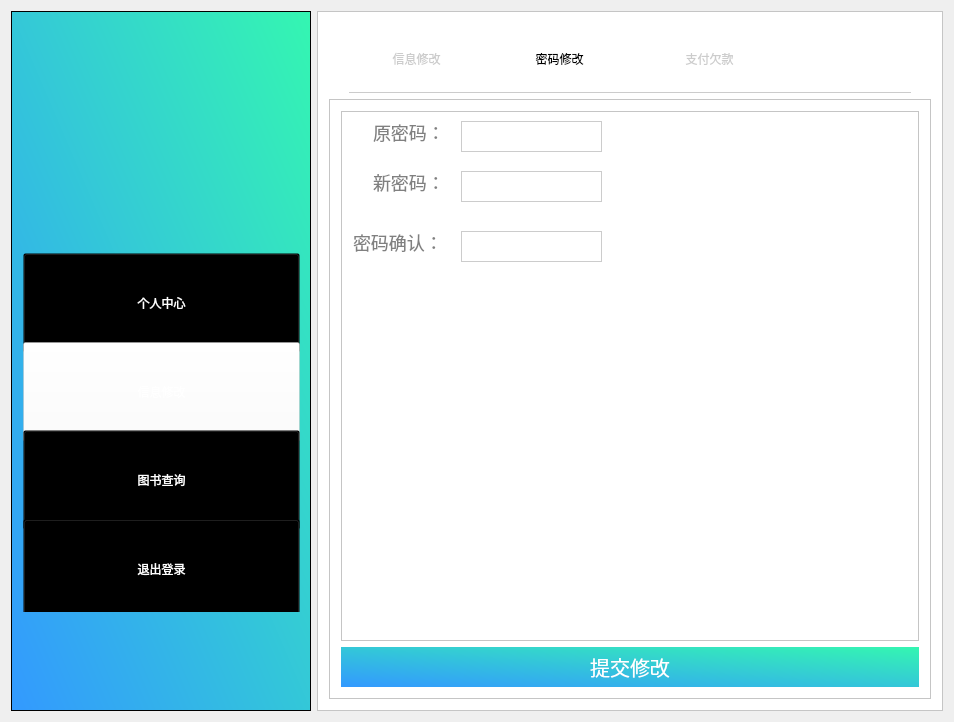
<?xml version="1.0" encoding="UTF-8"?>
<ui version="4.0">
 <class>student_updatePassword</class>
 <widget class="QWidget" name="student_updatePassword">
  <property name="geometry">
   <rect>
    <x>0</x>
    <y>0</y>
    <width>954</width>
    <height>722</height>
   </rect>
  </property>
  <property name="windowTitle">
   <string>student_updatePassword</string>
  </property>
  <layout class="QHBoxLayout" name="horizontalLayout">
   <item>
    <widget class="QFrame" name="frame">
     <property name="sizePolicy">
      <sizepolicy hsizetype="Fixed" vsizetype="Expanding">
       <horstretch>0</horstretch>
       <verstretch>0</verstretch>
      </sizepolicy>
     </property>
     <property name="minimumSize">
      <size>
       <width>300</width>
       <height>700</height>
      </size>
     </property>
     <property name="styleSheet">
      <string notr="true">
background-color: qlineargradient(spread:pad, x1:0, y1:1, x2:1, y2:0, stop:0 rgba(51, 153, 255,1), stop:1 rgba(52, 246, 177,1));</string>
     </property>
     <property name="frameShape">
      <enum>QFrame::StyledPanel</enum>
     </property>
     <property name="frameShadow">
      <enum>QFrame::Raised</enum>
     </property>
     <widget class="QFrame" name="frame_2">
      <property name="geometry">
       <rect>
        <x>70</x>
        <y>30</y>
        <width>171</width>
        <height>176</height>
       </rect>
      </property>
      <property name="minimumSize">
       <size>
        <width>0</width>
        <height>0</height>
       </size>
      </property>
      <property name="baseSize">
       <size>
        <width>0</width>
        <height>100</height>
       </size>
      </property>
      <property name="styleSheet">
       <string notr="true">image: url(:/Library/images/logo2.png);
background:transparent;</string>
      </property>
      <property name="frameShape">
       <enum>QFrame::StyledPanel</enum>
      </property>
      <property name="frameShadow">
       <enum>QFrame::Raised</enum>
      </property>
     </widget>
     <widget class="QFrame" name="frame_8">
      <property name="geometry">
       <rect>
        <x>0</x>
        <y>230</y>
        <width>301</width>
        <height>371</height>
       </rect>
      </property>
      <property name="styleSheet">
       <string notr="true">background:transparent;</string>
      </property>
      <property name="frameShape">
       <enum>QFrame::StyledPanel</enum>
      </property>
      <property name="frameShadow">
       <enum>QFrame::Raised</enum>
      </property>
      <layout class="QVBoxLayout" name="verticalLayout_6">
       <item>
        <layout class="QVBoxLayout" name="verticalLayout">
         <property name="spacing">
          <number>7</number>
         </property>
         <property name="sizeConstraint">
          <enum>QLayout::SetDefaultConstraint</enum>
         </property>
         <item>
          <widget class="QPushButton" name="btnPersonal">
           <property name="minimumSize">
            <size>
             <width>0</width>
             <height>100</height>
            </size>
           </property>
           <property name="styleSheet">
            <string notr="true">font: 12pt &quot;微软雅黑&quot;;
color:white;
background:transparent;
cursor:pointer;</string>
           </property>
           <property name="text">
            <string>个人中心</string>
           </property>
          </widget>
         </item>
         <item>
          <widget class="QPushButton" name="btnInformationchange">
           <property name="minimumSize">
            <size>
             <width>0</width>
             <height>100</height>
            </size>
           </property>
           <property name="styleSheet">
            <string notr="true">font: 12pt &quot;微软雅黑&quot;;
color:white;
background:transparent;
cursor:pointer;
background-color:rgba(255,255,255,0.4);</string>
           </property>
           <property name="text">
            <string>信息修改</string>
           </property>
          </widget>
         </item>
         <item>
          <widget class="QPushButton" name="btnSearchbook">
           <property name="minimumSize">
            <size>
             <width>0</width>
             <height>100</height>
            </size>
           </property>
           <property name="styleSheet">
            <string notr="true">font: 12pt &quot;微软雅黑&quot;;
color:white;
background:transparent;
cursor:pointer;</string>
           </property>
           <property name="text">
            <string>图书查询</string>
           </property>
          </widget>
         </item>
         <item>
          <widget class="QPushButton" name="btnLogout">
           <property name="minimumSize">
            <size>
             <width>0</width>
             <height>100</height>
            </size>
           </property>
           <property name="styleSheet">
            <string notr="true">font: 12pt &quot;微软雅黑&quot;;
color:white;
background:transparent;</string>
           </property>
           <property name="text">
            <string>退出登录</string>
           </property>
          </widget>
         </item>
        </layout>
       </item>
      </layout>
     </widget>
    </widget>
   </item>
   <item>
    <widget class="QFrame" name="frame_3">
     <property name="styleSheet">
      <string notr="true">background:white;</string>
     </property>
     <property name="frameShape">
      <enum>QFrame::StyledPanel</enum>
     </property>
     <property name="frameShadow">
      <enum>QFrame::Raised</enum>
     </property>
     <layout class="QVBoxLayout" name="verticalLayout_2">
      <item>
       <widget class="QFrame" name="frame_4">
        <property name="sizePolicy">
         <sizepolicy hsizetype="Preferred" vsizetype="Maximum">
          <horstretch>0</horstretch>
          <verstretch>0</verstretch>
         </sizepolicy>
        </property>
        <property name="maximumSize">
         <size>
          <width>16777215</width>
          <height>70</height>
         </size>
        </property>
        <property name="styleSheet">
         <string notr="true">border:1px solid #cccccc;
font: 14pt &quot;微软雅黑&quot;;
border-top:0;
border-left:0;
border-right:0;
margin-left:20px;
margin-right:20px;</string>
        </property>
        <property name="frameShape">
         <enum>QFrame::StyledPanel</enum>
        </property>
        <property name="frameShadow">
         <enum>QFrame::Raised</enum>
        </property>
        <widget class="QPushButton" name="pushButton">
         <property name="geometry">
          <rect>
           <x>22</x>
           <y>10</y>
           <width>131</width>
           <height>51</height>
          </rect>
         </property>
         <property name="styleSheet">
          <string notr="true">border:none;
color:#CCCCCC;
font-family:&quot;微软雅黑&quot;;</string>
         </property>
         <property name="text">
          <string>信息修改</string>
         </property>
        </widget>
        <widget class="QPushButton" name="pushButton_2">
         <property name="geometry">
          <rect>
           <x>160</x>
           <y>10</y>
           <width>141</width>
           <height>51</height>
          </rect>
         </property>
         <property name="styleSheet">
          <string notr="true">border:none;</string>
         </property>
         <property name="text">
          <string>密码修改</string>
         </property>
        </widget>
        <widget class="QPushButton" name="pushButton_3">
         <property name="geometry">
          <rect>
           <x>310</x>
           <y>10</y>
           <width>141</width>
           <height>51</height>
          </rect>
         </property>
         <property name="styleSheet">
          <string notr="true">border:none;
color:#CCCCCC;
font-family:&quot;微软雅黑&quot;;border:none;</string>
         </property>
         <property name="text">
          <string>支付欠款</string>
         </property>
        </widget>
       </widget>
      </item>
      <item>
       <widget class="QFrame" name="frame_5">
        <property name="frameShape">
         <enum>QFrame::StyledPanel</enum>
        </property>
        <property name="frameShadow">
         <enum>QFrame::Raised</enum>
        </property>
        <layout class="QVBoxLayout" name="verticalLayout_3">
         <item>
          <widget class="QFrame" name="frame_6">
           <property name="frameShape">
            <enum>QFrame::StyledPanel</enum>
           </property>
           <property name="frameShadow">
            <enum>QFrame::Raised</enum>
           </property>
           <widget class="QLineEdit" name="lineEdit">
            <property name="geometry">
             <rect>
              <x>30</x>
              <y>10</y>
              <width>81</width>
              <height>31</height>
             </rect>
            </property>
            <property name="styleSheet">
             <string notr="true">color:#808080;
border:none;
font-size:18px;
font-family:&quot;微软雅黑&quot;;
text-align:left;</string>
            </property>
            <property name="text">
             <string>原密码：</string>
            </property>
           </widget>
           <widget class="QLineEdit" name="etPassword">
            <property name="geometry">
             <rect>
              <x>120</x>
              <y>10</y>
              <width>141</width>
              <height>31</height>
             </rect>
            </property>
            <property name="styleSheet">
             <string notr="true">border:1px solid #cccccc;
font-size:18px;
font-family:&quot;微软雅黑&quot;;
text-align:left;</string>
            </property>
           </widget>
           <widget class="QLineEdit" name="lineEdit_2">
            <property name="geometry">
             <rect>
              <x>30</x>
              <y>60</y>
              <width>81</width>
              <height>31</height>
             </rect>
            </property>
            <property name="styleSheet">
             <string notr="true">color:#808080;
border:none;
font-size:18px;
font-family:&quot;微软雅黑&quot;;
text-align:left;</string>
            </property>
            <property name="text">
             <string>新密码：</string>
            </property>
           </widget>
           <widget class="QLineEdit" name="etNewpassword">
            <property name="geometry">
             <rect>
              <x>120</x>
              <y>60</y>
              <width>141</width>
              <height>31</height>
             </rect>
            </property>
            <property name="styleSheet">
             <string notr="true">border:1px solid #cccccc;
font-size:18px;
font-family:&quot;微软雅黑&quot;;
text-align:left;</string>
            </property>
            <property name="echoMode">
             <enum>QLineEdit::Password</enum>
            </property>
           </widget>
           <widget class="QLineEdit" name="lineEdit_3">
            <property name="geometry">
             <rect>
              <x>10</x>
              <y>120</y>
              <width>101</width>
              <height>31</height>
             </rect>
            </property>
            <property name="styleSheet">
             <string notr="true">color:#808080;
border:none;
font-size:18px;
font-family:&quot;微软雅黑&quot;;
text-align:left;</string>
            </property>
            <property name="text">
             <string>密码确认：</string>
            </property>
           </widget>
           <widget class="QLineEdit" name="etNewpassword_2">
            <property name="geometry">
             <rect>
              <x>120</x>
              <y>120</y>
              <width>141</width>
              <height>31</height>
             </rect>
            </property>
            <property name="styleSheet">
             <string notr="true">border:1px solid #cccccc;
font-size:18px;
font-family:&quot;微软雅黑&quot;;
text-align:left;</string>
            </property>
            <property name="echoMode">
             <enum>QLineEdit::Password</enum>
            </property>
           </widget>
          </widget>
         </item>
         <item>
          <widget class="QPushButton" name="pushButton_4">
           <property name="sizePolicy">
            <sizepolicy hsizetype="Expanding" vsizetype="Fixed">
             <horstretch>0</horstretch>
             <verstretch>0</verstretch>
            </sizepolicy>
           </property>
           <property name="styleSheet">
            <string notr="true">color:white;
border:none;
font-size:20px;
font-family:&quot;微软雅黑&quot;;
background-color: qlineargradient(spread:pad, x1:0, y1:1, x2:1, y2:0, stop:0 rgba(51, 153, 255,1), stop:1 rgba(52, 246, 177,1));
padding-top:5;
padding-bottom:5;</string>
           </property>
           <property name="text">
            <string>提交修改</string>
           </property>
          </widget>
         </item>
        </layout>
       </widget>
      </item>
     </layout>
    </widget>
   </item>
  </layout>
 </widget>
 <layoutdefault spacing="6" margin="11"/>
 <resources>
  <include location="library.qrc"/>
 </resources>
 <connections/>
</ui>
